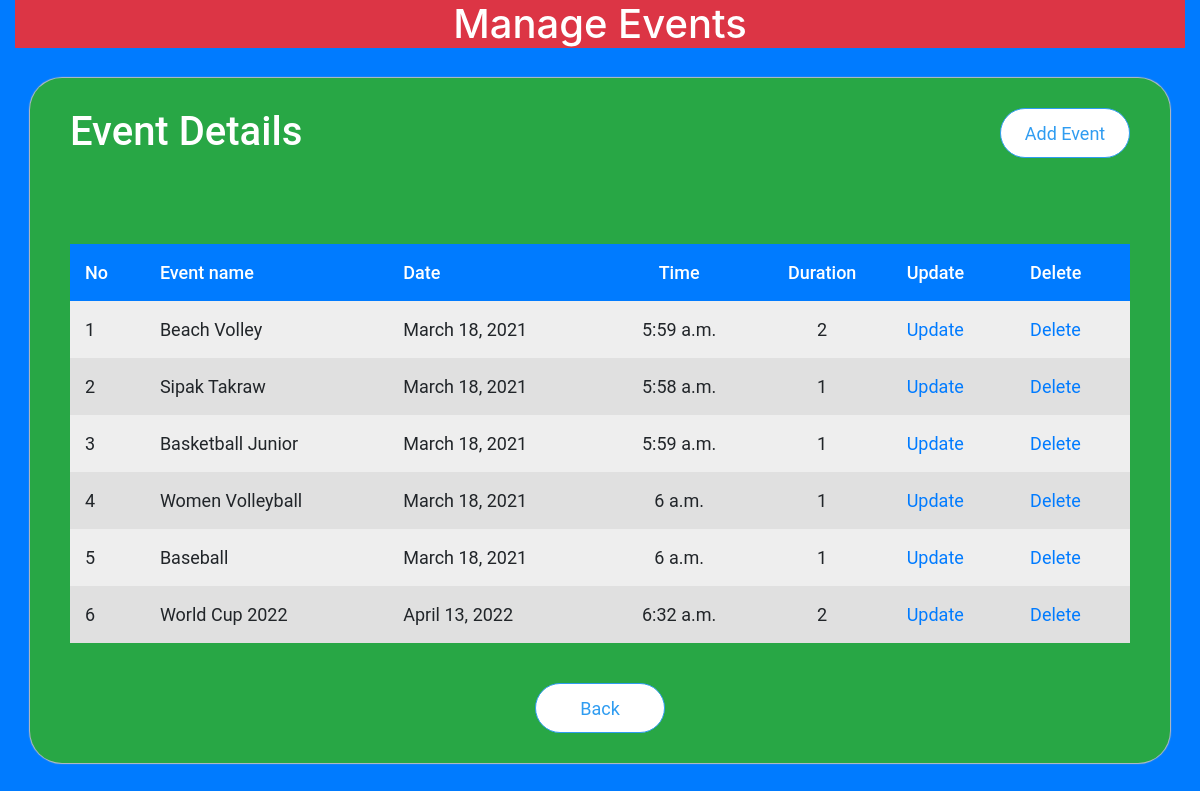
The app's page /scm/admin_event (signed in) with its own data.
### scmapp/models.py (models this page shows)
class Event(models.Model):
    eid = models.AutoField(primary_key=True)
    name = models.CharField(max_length=20)
    date = models.DateField()
    time = models.TimeField()
    duration = models.IntegerField()

### scmapp/views.py (the view)
def admin_event(request):
    if 'aname' in request.session:
        event = Event.objects.all()
        data = {'event':event}
        if 'event_status' in request.session:
            data['status'] = request.session.get('event_status')
        return render(request,'admin_event.html',context=data)
    else:
        data = {'status':'You need to login first'}
        return render(request,'admin_login.html',context=data)

### templates/admin_event.html (shortened to what this page needs)
<!DOCTYPE html>
{% load static %}
<html>
<head>
  <link rel="stylesheet" href="https://stackpath.bootstrapcdn.com/bootstrap/4.4.1/css/bootstrap.min.css">
  <link rel="stylesheet" href="{% static 'css/admin_event.css' %}">
</head>
<body class="bg-primary">
<div class="container-fluid header text-center">
  <h1 class="bg-danger" style="color: white;">Manage Events</h1>
</div>
<div class="container box bg-success">
  <a href="add_event.php"><button style="float:right;">Add Event</button></a>
  <h1 style="color: white;">Event Details<h1></h1><br>
  <table>
    <tr class="bg-primary" style="color: white;">
      <td>No</td>
      <td>Event name</td>
      <td>Date</td>
      <td>Time</td>
      <td>Duration</td>
      <td>Update</td>
      <td>Delete</td>
    </tr>
    {% for e in event %}
      <tr>
        <td>{{ forloop.counter }}</td>
        <td>{{ e.name}}</td>
        <td>{{ e.date }}</td>
        <td>{{ e.time }}</td>
        <td>{{ e.duration }}</td>
        <td><a href="{% url 'scmapp:update_event' id=e.eid %}">Update</a></td>
        <td><a href="{% url 'scmapp:db_delete_event' id=e.eid %}">Delete</a></td>
      </tr>
    {% empty %}
      <tr>
        <td colspan="7" align="center">No Events</td>
      </tr>
    {% endfor %}
  </table>
  <div class="footer">
    <a href="{% url 'scmapp:admin_home' %}"><button>Back</button></a>
  </div>
</div>
</body>
</html>

### static/css/admin_event.css (style rules this page uses)
body { background-color: #e6e6e6; }
.header { margin: 30 0px 0px 0px; font-size: 28px; }
.container { width: 100%; }
.box { margin-top: 30px; margin-bottom: 50px; background-color: #fafafa; font-family: 'Roboto'; font-size: 20px; padding: 30px 40px 30px 40px; border-radius: 32px; -webkit-box-shadow:0px 0px 1px 1px #bdbdbd; }
.box button { width: 130px; height: 50px; margin: 0px; background-color: #fff; outline: none; border:1.5px solid #2f9cf1; border-radius: 64px; font-size: 18px; color:#2f9cf1; }
.box table { margin:50px 0px 0px 0px; width:100%; }
.box td { padding:15px; }
.box tr { font-size: 18px; }
.box tr:nth-child(1) { font-size: 18px; font-weight: 500; background-color: #a9a9a9; }
.box tr:nth-child(even) { background-color: #eeeeee; }
.box tr:nth-child(odd) { background-color: #e0e0e0; }
.box td:nth-child(4) { text-align: center; }
.box td:nth-child(5) { text-align: center; }
.footer { margin:40px 0px 0px 0px; height: 50px; text-align: center; }

### records on screen
Event: name "Beach Volley", date "March 18, 2021", time "5:59 a.m.", duration "2"
Event: name "Sipak Takraw", date "March 18, 2021", time "5:58 a.m.", duration "1"
Event: name "Basketball Junior", date "March 18, 2021", time "5:59 a.m.", duration "1"
Event: name "Women Volleyball", date "March 18, 2021", time "6 a.m.", duration "1"
Event: name "Baseball", date "March 18, 2021", time "6 a.m.", duration "1"
Event: name "World Cup 2022", date "April 13, 2022", time "6:32 a.m.", duration "2"
